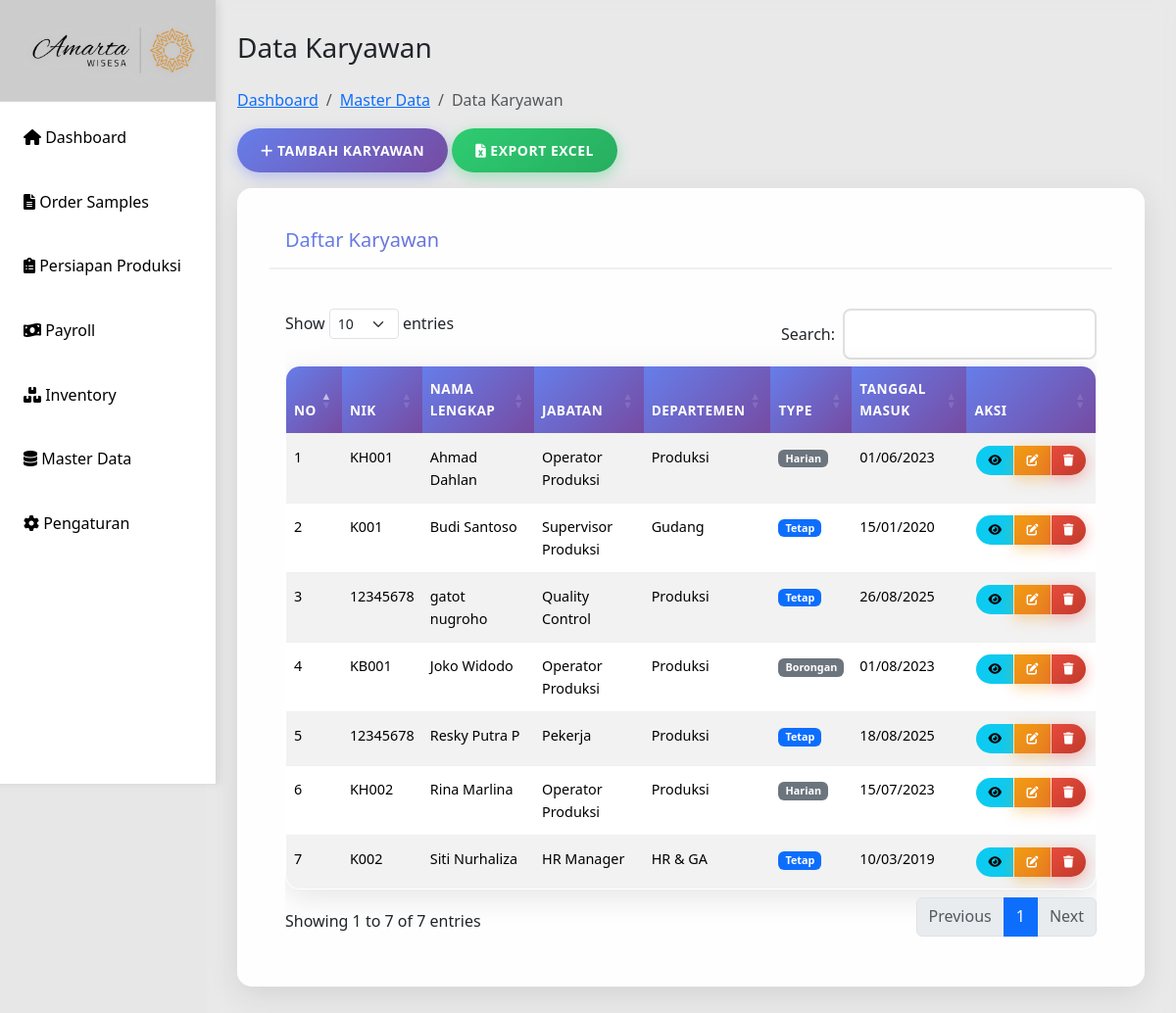
/data-karyawan.php, run on an earlier commit of the app's database.
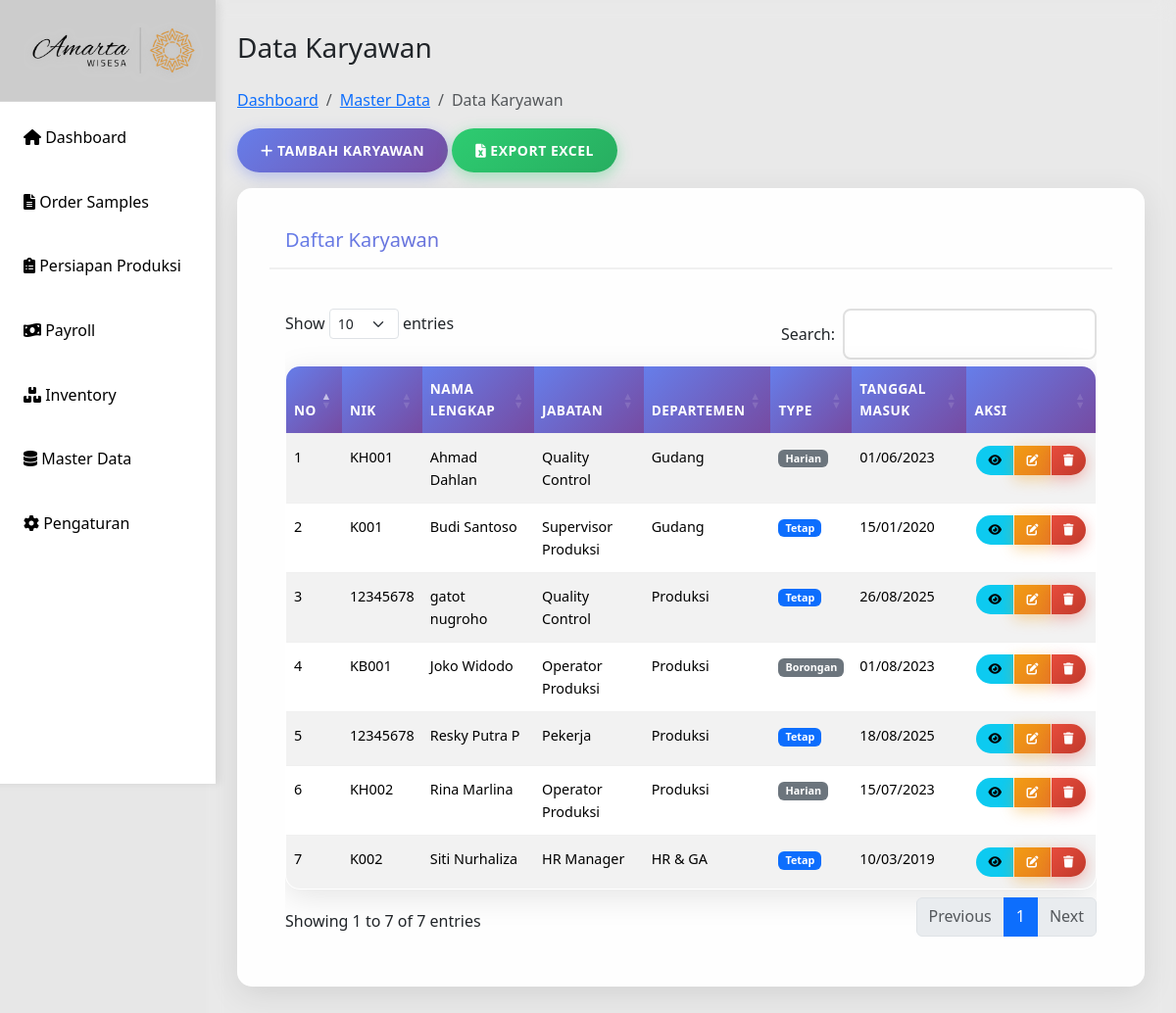
And on a later commit of the database.
### tables this page shows
CREATE TABLE `karyawan` (
  `id` int(11) UNSIGNED NOT NULL,
  `nik` varchar(200) NOT NULL,
  `nama_lengkap` varchar(100) NOT NULL,
  `jenis_kelamin` enum('L','P') NOT NULL,
  `tempat_lahir` varchar(50) DEFAULT NULL,
  `tanggal_lahir` date DEFAULT NULL,
  `alamat` text DEFAULT NULL,
  `no_telepon` varchar(20) DEFAULT NULL,
  `email` varchar(100) DEFAULT NULL,
  `type_karyawan` enum('tetap','harian','borongan') NOT NULL,
  `status_karyawan` enum('aktif','nonaktif','cuti','keluar') DEFAULT 'aktif',
  `tanggal_masuk` date NOT NULL,
  `tanggal_keluar` date DEFAULT NULL,
  `id_jabatan` int(11) DEFAULT NULL,
  `id_departemen` int(11) DEFAULT NULL,
  `foto` varchar(255) DEFAULT NULL,
  `created_at` timestamp NOT NULL DEFAULT current_timestamp(),
  `updated_at` timestamp NOT NULL DEFAULT current_timestamp() ON UPDATE current_timestamp()
);

CREATE TABLE `jabatan` (
  `id` int(11) NOT NULL,
  `nama_jabatan` varchar(100) NOT NULL,
  `deskripsi` text DEFAULT NULL,
  `created_at` timestamp NOT NULL DEFAULT current_timestamp(),
  `updated_at` timestamp NOT NULL DEFAULT current_timestamp() ON UPDATE current_timestamp()
);

CREATE TABLE `departemen` (
  `id` int(11) NOT NULL,
  `nama_departemen` varchar(100) NOT NULL,
  `deskripsi` text DEFAULT NULL,
  `created_at` timestamp NOT NULL DEFAULT current_timestamp(),
  `updated_at` timestamp NOT NULL DEFAULT current_timestamp() ON UPDATE current_timestamp()
);

### data-karyawan.php (the view, shortened to what this page needs)
<?php
include 'config/db.php';
include 'includes/header.php';
$sql = "SELECT k.*, j.nama_jabatan, d.nama_departemen
        FROM karyawan k
        LEFT JOIN jabatan j ON k.id_jabatan = j.id
        LEFT JOIN departemen d ON k.id_departemen = d.id
        ORDER BY k.nama_lengkap";
$result = mysqli_query($conn, $sql);
$karyawanList = mysqli_fetch_all($result, MYSQLI_ASSOC);
?>
<div class="main-content">
    <div class="row">
        <div class="col-12">
            <h1 class="h3 mb-4">Data Karyawan</h1>
            <nav aria-label="breadcrumb">
                <ol class="breadcrumb">
                    <li class="breadcrumb-item"><a href="index.php">Dashboard</a></li>
                    <li class="breadcrumb-item"><a href="master-data.php">Master Data</a></li>
                    <li class="breadcrumb-item active">Data Karyawan</li>
                </ol>
            </nav>
            <div class="mb-3">
                <button type="button" class="btn btn-primary" data-bs-toggle="modal" data-bs-target="#tambahKaryawanModal">
                    <i class="fas fa-plus"></i> Tambah Karyawan
                </button>
                <button type="button" class="btn btn-success">
                    <i class="fas fa-file-excel"></i> Export Excel
                </button>
            </div>
            <div class="card">
                <div class="card-header">
                    <h5 class="card-title mb-0">Daftar Karyawan</h5>
                </div>
                <div class="card-body">
                    <div class="table-responsive">
                        <table id="tabelKaryawan" class="table table-striped table-hover" id="tabelKaryawan">
                            <thead>
                                <tr>
                                    <th>No</th>
                                    <th>NIK</th>
                                    <th>Nama Lengkap</th>
                                    <th>Jabatan</th>
                                    <th>Departemen</th>
                                    <th>Type</th>
                                    <th>Tanggal Masuk</th>
                                    <th>Aksi</th>
                                </tr>
                            </thead>
                            <tbody>
                                <?php $no = 1; foreach ($karyawanList as $karyawan): ?>
                                <tr>
                                    <td><?= $no++; ?></td>
                                    <td><?= htmlspecialchars($karyawan['nik']); ?></td>
                                    <td><?= htmlspecialchars($karyawan['nama_lengkap']); ?></td>
                                    <td><?= htmlspecialchars($karyawan['nama_jabatan']); ?></td>
                                    <td><?= htmlspecialchars($karyawan['nama_departemen']); ?></td>
                                    <td>
                                        <span class="badge bg-<?= $karyawan['type_karyawan'] == 'tetap' ? 'primary' : 'secondary'; ?>">
                                            <?= ucfirst($karyawan['type_karyawan']); ?>
                                        </span>
                                    </td>
                                    <td><?= date('d/m/Y', strtotime($karyawan['tanggal_masuk'])); ?></td>
                                    <td>
                                        <div class="btn-group btn-group-sm" role="group">
                                            <a href="detail-karyawan.php?id=<?= $karyawan['id']; ?>" class="btn btn-sm btn-info">
                                                <i class="fas fa-eye"></i>
                                            </a>
                                            <a href="edit-karyawan.php?id=<?= $karyawan['id']; ?>" class="btn btn-sm btn-warning">
                                                <i class="fas fa-edit"></i>
                                            </a>
                                            <button type="button" class="btn btn-sm btn-danger" onclick="hapusKaryawan(<?= $karyawan['id']; ?>)">
                                                <i class="fas fa-trash"></i>
                                            </button>
                                        </div>
                                    </td>
                                </tr>
                                <?php endforeach; ?>
                            </tbody>
                        </table>
                    </div>
                </div>
            </div>
        </div>
    </div>
</div>
<?php
include 'includes/footer.php';
?>

What changed in the data, as far as the page shows it:
changed karyawan "KH001": id_jabatan.nama_jabatan "Operator Produksi" → "Quality Control"; id_departemen.nama_departemen "Produksi" → "Gudang"
